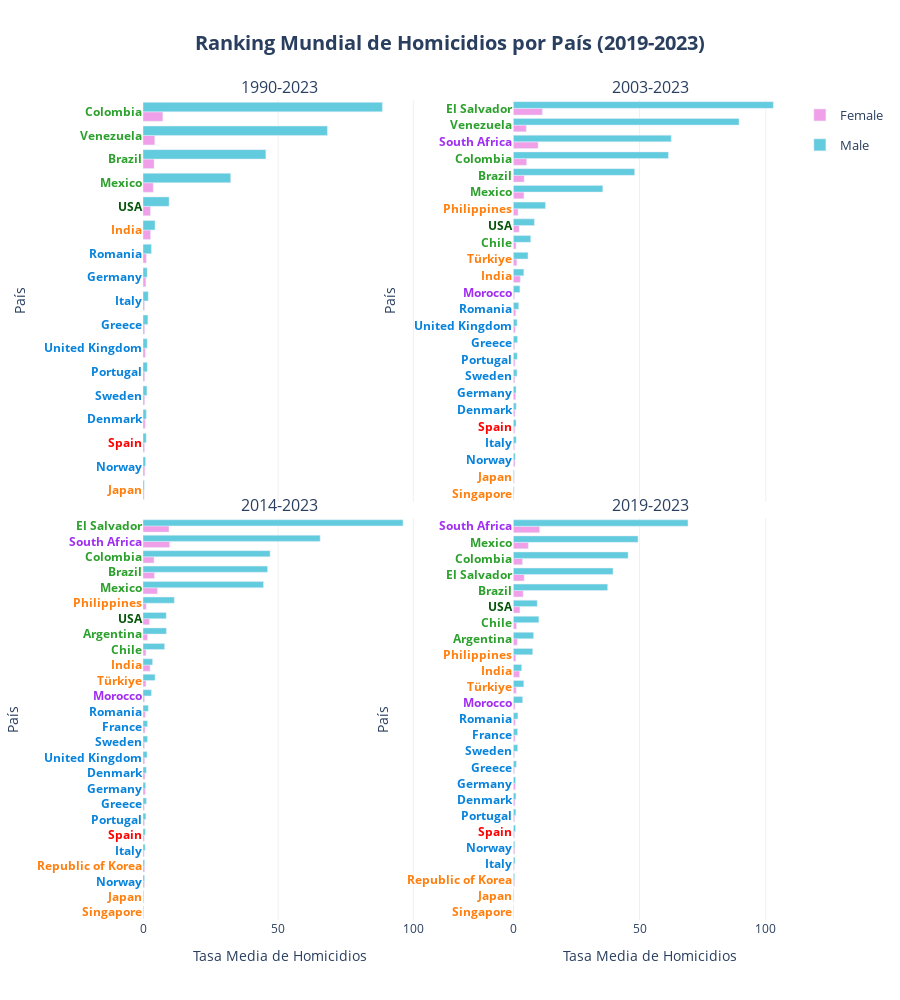

The notebook cell saved with this chart:
### Code cell
barplot(
    df = df_ranking_combined['country'], 
    x='mean_homicides_rate', 
    y='Country', 
    height=1000,
    reverse_y_order=False,
    orientation='h', 
    color='Sex', 
    facet_col='Periodo',
    cols_wrap=2, 
    vertical_spacing = 0.02,
    #barmode='group',
    yticks_color_column='Region_2',
    yticks_color_map=COLOR_MAP['Region_2'],
    color_discrete_map=COLOR_MAP['Sex'], 
    #category_orders=CATEGORY_ORDERS,
    hover_data=HOVER_DATA['ranking_country'], 
    labels=LABELS['ranking'],
    hovertemplate=HOVER_TEMPLATES['ranking_country'],
    title=f"Ranking Mundial de Homicidios por País ({initial_year}-2023)",
    plot_save_path=os.path.join(PROJECT_PATH, 'plots', f'{initial_year}_2023_' + PLOT_FILENAME['ranking_country']), 
    show=True
    )

### Figure 1 — Plotly figure (JSON) as saved in the notebook; plotly's stock layout.template omitted (floating-point values rounded to 4 significant figures)
{"data": [{"cliponaxis": false, "customdata": [["Asia"], ["Europe"], ["Spain"], ["Europe"], ["Europe"], ["Europe"], ["Europe"], ["Europe"], ["Europe"], ["Europe"], ["Europe"], ["USA"], ["Asia"], ["Latam"], ["Latam"], ["Latam"], ["Latam"]], "hovertemplate": "<b style='font-size: 14px'>%{y}</b><br><br><b>Región:</b> %{customdata[0]}<br><b>Tasa Media de Homicidios:</b> %{x:.2f}<br><extra></extra>", "legendgroup": "Female", "marker": {"color": "#EFA0E8", "pattern": {"shape": ""}}, "name": "Female", "orientation": "h", "showlegend": true, "textangle": 0, "textfont": {"size": 12}, "textposition": "outside", "type": "bar", "x": [0.41, 0.55, 0.57, 0.61, 0.62, 0.64, 0.67, 0.8, 0.84, 1.06, 1.24, 2.74, 2.79, 3.79, 4.11, 4.35, 7.33], "xaxis": "x", "y": ["Japan", "Italy", "Spain", "Greece", "Sweden", "Portugal", "Norway", "Denmark", "United Kingdom", "Germany", "Romania", "USA", "India", "Mexico", "Brazil", "Venezuela", "Colombia"], "yaxis": "y"}, {"cliponaxis": false, "customdata": [["Asia"], ["Europe"], ["Spain"], ["Europe"], ["Europe"], ["Europe"], ["Europe"], ["Europe"], ["Europe"], ["Europe"], ["Europe"], ["Asia"], ["USA"], ["Latam"], ["Latam"], ["Latam"], ["Latam"]], "hovertemplate": "<b style='font-size: 14px'>%{y}</b><br><br><b>Región:</b> %{customdata[0]}<br><b>Tasa Media de Homicidios:</b> %{x:.2f}<br><extra></extra>", "legendgroup": "Male", "marker": {"color": "#62CBDE", "pattern": {"shape": ""}}, "name": "Male", "orientation": "h", "showlegend": true, "textangle": 0, "textfont": {"size": 12}, "textposition": "outside", "type": "bar", "x": [0.45, 0.94, 1.18, 1.21, 1.45, 1.54, 1.57, 1.59, 1.81, 1.93, 3.11, 4.44, 9.65, 32.43, 45.46, 68.22, 88.57], "xaxis": "x", "y": ["Japan", "Norway", "Spain", "Denmark", "Sweden", "Germany", "United Kingdom", "Portugal", "Greece", "Italy", "Romania", "India", "USA", "Mexico", "Brazil", "Venezuela", "Colombia"], "yaxis": "y"}, {"cliponaxis": false, "customdata": [["Asia"], ["Asia"], ["Europe"], ["Africa"], ["Europe"], ["Spain"], ["Europe"], ["Europe"], ["Europe"], ["Europe"], ["Europe"], ["Europe"], ["Europe"], ["Latam"], ["Asia"], ["Asia"], ["USA"], ["Asia"], ["Latam"], ["Latam"], ["Latam"], ["Latam"], ["Africa"], ["Latam"]], "hovertemplate": "<b style='font-size: 14px'>%{y}</b><br><br><b>Región:</b> %{customdata[0]}<br><b>Tasa Media de Homicidios:</b> %{x:.2f}<br><extra></extra>", "legendgroup": "Female", "marker": {"color": "#EFA0E8", "pattern": {"shape": ""}}, "name": "Female", "orientation": "h", "showlegend": false, "textangle": 0, "textfont": {"size": 12}, "textposition": "outside", "type": "bar", "x": [0.21, 0.36, 0.48, 0.5, 0.55, 0.57, 0.6, 0.65, 0.66, 0.67, 0.78, 0.9, 0.96, 1.09, 1.39, 1.88, 2.33, 2.77, 4.21, 4.31, 5.13, 5.3, 9.83, 11.51], "xaxis": "x2", "y": ["Singapore", "Japan", "Italy", "Morocco", "Greece", "Spain", "Sweden", "Portugal", "Norway", "Denmark", "United Kingdom", "Germany", "Romania", "Chile", "Türkiye", "Philippines", "USA", "India", "Mexico", "Brazil", "Venezuela", "Colombia", "South Africa", "El Salvador"], "yaxis": "y2"}, {"cliponaxis": false, "customdata": [["Asia"], ["Asia"], ["Europe"], ["Europe"], ["Spain"], ["Europe"], ["Europe"], ["Europe"], ["Europe"], ["Europe"], ["Europe"], ["Europe"], ["Africa"], ["Asia"], ["Asia"], ["Latam"], ["USA"], ["Asia"], ["Latam"], ["Latam"], ["Latam"], ["Africa"], ["Latam"], ["Latam"]], "hovertemplate": "<b style='font-size: 14px'>%{y}</b><br><br><b>Región:</b> %{customdata[0]}<br><b>Tasa Media de Homicidios:</b> %{x:.2f}<br><extra></extra>", "legendgroup": "Male", "marker": {"color": "#62CBDE", "pattern": {"shape": ""}}, "name": "Male", "orientation": "h", "showlegend": false, "textangle": 0, "textfont": {"size": 12}, "textposition": "outside", "type": "bar", "x": [0.32, 0.34, 0.77, 1.09, 1.09, 1.14, 1.15, 1.45, 1.5, 1.54, 1.66, 2.14, 2.61, 4.16, 5.81, 6.9, 8.36, 12.73, 35.45, 48.07, 61.44, 62.56, 89.4, 103.0], "xaxis": "x2", "y": ["Singapore", "Japan", "Norway", "Germany", "Spain", "Italy", "Denmark", "Sweden", "United Kingdom", "Portugal", "Greece", "Romania", "Morocco", "India", "Türkiye", "Chile", "USA", "Philippines", "Mexico", "Brazil", "Colombia", "South Africa", "Venezuela", "El Salvador"], "yaxis": "y2"}, {"cliponaxis": false, "customdata": [["Asia"], ["Asia"], ["Europe"], ["Europe"], ["Spain"], ["Europe"], ["Europe"], ["Europe"], ["Africa"], ["Asia"], ["Europe"], ["Europe"], ["Europe"], ["Europe"], ["Europe"], ["Latam"], ["Asia"], ["Asia"], ["Latam"], ["USA"], ["Asia"], ["Latam"], ["Latam"], ["Latam"], ["Latam"], ["Africa"]], "hovertemplate": "<b style='font-size: 14px'>%{y}</b><br><br><b>Región:</b> %{customdata[0]}<br><b>Tasa Media de Homicidios:</b> %{x:.2f}<br><extra></extra>", "legendgroup": "Female", "marker": {"color": "#EFA0E8", "pattern": {"shape": ""}}, "name": "Female", "orientation": "h", "showlegend": false, "textangle": 0, "textfont": {"size": 12}, "textposition": "outside", "type": "bar", "x": [0.17, 0.28, 0.42, 0.49, 0.49, 0.52, 0.54, 0.54, 0.59, 0.6, 0.63, 0.72, 0.76, 0.84, 0.85, 1.08, 1.09, 1.18, 1.65, 2.38, 2.62, 4.05, 4.23, 5.33, 9.61, 9.87], "xaxis": "x3", "y": ["Singapore", "Japan", "Italy", "Greece", "Spain", "Norway", "Sweden", "Portugal", "Morocco", "Republic of Korea", "United Kingdom", "Denmark", "France", "Romania", "Germany", "Chile", "Türkiye", "Philippines", "Argentina", "USA", "India", "Colombia", "Brazil", "Mexico", "El Salvador", "South Africa"], "yaxis": "y3"}, {"cliponaxis": false, "customdata": [["Asia"], ["Asia"], ["Europe"], ["Asia"], ["Europe"], ["Spain"], ["Europe"], ["Europe"], ["Europe"], ["Europe"], ["Europe"], ["Europe"], ["Europe"], ["Europe"], ["Africa"], ["Asia"], ["Asia"], ["Latam"], ["USA"], ["Latam"], ["Asia"], ["Latam"], ["Latam"], ["Latam"], ["Africa"], ["Latam"]], "hovertemplate": "<b style='font-size: 14px'>%{y}</b><br><br><b>Región:</b> %{customdata[0]}<br><b>Tasa Media de Homicidios:</b> %{x:.2f}<br><extra></extra>", "legendgroup": "Male", "marker": {"color": "#62CBDE", "pattern": {"shape": ""}}, "name": "Male", "orientation": "h", "showlegend": false, "textangle": 0, "textfont": {"size": 12}, "textposition": "outside", "type": "bar", "x": [0.2, 0.24, 0.57, 0.58, 0.8, 0.84, 0.96, 1.04, 1.23, 1.26, 1.5, 1.64, 1.66, 1.96, 3.1, 3.54, 4.45, 7.98, 8.59, 8.65, 11.58, 44.58, 46.08, 47.03, 65.54, 96.2], "xaxis": "x3", "y": ["Singapore", "Japan", "Norway", "Republic of Korea", "Italy", "Spain", "Germany", "Portugal", "Denmark", "Greece", "United Kingdom", "Sweden", "France", "Romania", "Morocco", "India", "Türkiye", "Chile", "USA", "Argentina", "Philippines", "Mexico", "Brazil", "Colombia", "South Africa", "El Salvador"], "yaxis": "y3"}, {"cliponaxis": false, "customdata": [["Asia"], ["Asia"], ["Europe"], ["Spain"], ["Europe"], ["Europe"], ["Asia"], ["Europe"], ["Europe"], ["Europe"], ["Africa"], ["Europe"], ["Europe"], ["Europe"], ["Asia"], ["Asia"], ["Latam"], ["Latam"], ["Asia"], ["USA"], ["Latam"], ["Latam"], ["Latam"], ["Latam"], ["Africa"]], "hovertemplate": "<b style='font-size: 14px'>%{y}</b><br><br><b>Región:</b> %{customdata[0]}<br><b>Tasa Media de Homicidios:</b> %{x:.2f}<br><extra></extra>", "legendgroup": "Female", "marker": {"color": "#EFA0E8", "pattern": {"shape": ""}}, "name": "Female", "orientation": "h", "showlegend": false, "textangle": 0, "textfont": {"size": 12}, "textposition": "outside", "type": "bar", "x": [0.13, 0.25, 0.39, 0.47, 0.49, 0.5, 0.51, 0.53, 0.59, 0.63, 0.66, 0.69, 0.77, 0.8, 0.98, 1.15, 1.29, 1.57, 2.48, 2.62, 3.64, 3.89, 4.31, 5.94, 10.42], "xaxis": "x4", "y": ["Singapore", "Japan", "Italy", "Spain", "Greece", "Sweden", "Republic of Korea", "Portugal", "Norway", "Denmark", "Morocco", "France", "Romania", "Germany", "Philippines", "Türkiye", "Chile", "Argentina", "India", "USA", "Colombia", "Brazil", "El Salvador", "Mexico", "South Africa"], "yaxis": "y4"}, {"cliponaxis": false, "customdata": [["Asia"], ["Asia"], ["Asia"], ["Europe"], ["Europe"], ["Spain"], ["Europe"], ["Europe"], ["Europe"], ["Europe"], ["Europe"], ["Europe"], ["Europe"], ["Asia"], ["Africa"], ["Asia"], ["Asia"], ["Latam"], ["USA"], ["Latam"], ["Latam"], ["Latam"], ["Latam"], ["Latam"], ["Africa"]], "hovertemplate": "<b style='font-size: 14px'>%{y}</b><br><br><b>Región:</b> %{customdata[0]}<br><b>Tasa Media de Homicidios:</b> %{x:.2f}<br><extra></extra>", "legendgroup": "Male", "marker": {"color": "#62CBDE", "pattern": {"shape": ""}}, "name": "Male", "orientation": "h", "showlegend": false, "textangle": 0, "textfont": {"size": 12}, "textposition": "outside", "type": "bar", "x": [0.14, 0.22, 0.52, 0.58, 0.67, 0.88, 0.9, 0.99, 1.03, 1.23, 1.69, 1.74, 1.81, 3.31, 3.71, 4.15, 7.68, 8.04, 9.48, 10.12, 37.35, 39.49, 45.47, 49.4, 69.19], "xaxis": "x4", "y": ["Singapore", "Japan", "Republic of Korea", "Norway", "Italy", "Spain", "Germany", "Portugal", "Denmark", "Greece", "France", "Sweden", "Romania", "India", "Morocco", "Türkiye", "Philippines", "Argentina", "USA", "Chile", "Brazil", "El Salvador", "Colombia", "Mexico", "South Africa"], "yaxis": "y4"}], "layout": {"annotations": [{"font": {"size": 16}, "showarrow": false, "text": "1990-2023", "x": 0.2125, "xanchor": "center", "xref": "paper", "y": 1, "yanchor": "bottom", "yref": "paper"}, {"font": {"size": 16}, "showarrow": false, "text": "2003-2023", "x": 0.7875, "xanchor": "center", "xref": "paper", "y": 1, "yanchor": "bottom", "yref": "paper"}, {"font": {"size": 16}, "showarrow": false, "text": "2014-2023", "x": 0.2125, "xanchor": "center", "xref": "paper", "y": 0.49, "yanchor": "bottom", "yref": "paper"}, {"font": {"size": 16}, "showarrow": false, "text": "2019-2023", "x": 0.7875, "xanchor": "center", "xref": "paper", "y": 0.49, "yanchor": "bottom", "yref": "paper"}], "height": 1000, "legend": {"font": {"size": 13}, "title": {"font": {"size": 15}}}, "plot_bgcolor": "white", "title": {"font": {"size": 20}, "text": "<b>Ranking Mundial de Homicidios por País (2019-2023)</b>", "x": 0.5, "xanchor": "center"}, "xaxis": {"anchor": "y", "domain": [0, 0.425], "gridcolor": "#f0f0f0", "matches": "x3", "showgrid": true, "showticklabels": false, "tickfont": {"size": 12}, "title": {"font": {"size": 14}}}, "xaxis2": {"anchor": "y2", "domain": [0.575, 1], "gridcolor": "#f0f0f0", "matches": "x4", "showgrid": true, "showticklabels": false, "tickfont": {"size": 12}, "title": {"font": {"size": 14}}}, "xaxis3": {"anchor": "y3", "domain": [0, 0.425], "gridcolor": "#f0f0f0", "showgrid": true, "tickfont": {"size": 12}, "title": {"font": {"size": 14}, "text": "Tasa Media de Homicidios"}}, "xaxis4": {"anchor": "y4", "domain": [0.575, 1], "gridcolor": "#f0f0f0", "showgrid": true, "tickfont": {"size": 12}, "title": {"font": {"size": 14}, "text": "Tasa Media de Homicidios"}}, "yaxis": {"anchor": "x", "automargin": true, "categoryarray": ["Japan", "Norway", "Spain", "Denmark", "Sweden", "Portugal", "United Kingdom", "Greece", "Italy", "Germany", "Romania", "India", "USA", "Mexico", "Brazil", "Venezuela", "Colombia"], "categoryorder": "array", "domain": [0.51, 1], "showgrid": false, "tickfont": {"size": 12}, "tickmode": "array", "ticktext": ["<span style='color:#ff7f0e; font-weight:bold'>Japan</span>", "<span style='color:#0883db; font-weight:bold'>Norway</span>", "<span style='color:#FF0000; font-weight:bold'>Spain</span>", "<span style='color:#0883db; font-weight:bold'>Denmark</span>", "<span style='color:#0883db; font-weight:bold'>Sweden</span>", "<span style='color:#0883db; font-weight:bold'>Portugal</span>", "<span style='color:#0883db; font-weight:bold'>United Kingdom</span>", "<span style='color:#0883db; font-weight:bold'>Greece</span>", "<span style='color:#0883db; font-weight:bold'>Italy</span>", "<span style='color:#0883db; font-weight:bold'>Germany</span>", "<span style='color:#0883db; font-weight:bold'>Romania</span>", "<span style='color:#ff7f0e; font-weight:bold'>India</span>", "<span style='color:#055509; font-weight:bold'>USA</span>", "<span style='color:#2ca02c; font-weight:bold'>Mexico</span>", "<span style='color:#2ca02c; font-weight:bold'>Brazil</span>", "<span style='color:#2ca02c; font-weight:bold'>Venezuela</span>", "<span style='color:#2ca02c; font-weight:bold'>Colombia</span>"], "tickvals": ["Japan", "Norway", "Spain", "Denmark", "Sweden", "Portugal", "United Kingdom", "Greece", "Italy", "Germany", "Romania", "India", "USA", "Mexico", "Brazil", "Venezuela", "Colombia"], "title": {"font": {"size": 14}, "text": "País"}, "type": "category"}, "yaxis2": {"anchor": "x2", "automargin": true, "categoryarray": ["Singapore", "Japan", "Norway", "Italy", "Spain", "Denmark", "Germany", "Sweden", "Portugal", "Greece", "United Kingdom", "Romania", "Morocco", "India", "Türkiye", "Chile", "USA", "Philippines", "Mexico", "Brazil", "Colombia", "South Africa", "Venezuela", "El Salvador"], "categoryorder": "array", "domain": [0.51, 1], "showgrid": false, "tickfont": {"size": 12}, "tickmode": "array", "ticktext": ["<span style='color:#ff7f0e; font-weight:bold'>Singapore</span>", "<span style='color:#ff7f0e; font-weight:bold'>Japan</span>", "<span style='color:#0883db; font-weight:bold'>Norway</span>", "<span style='color:#0883db; font-weight:bold'>Italy</span>", "<span style='color:#FF0000; font-weight:bold'>Spain</span>", "<span style='color:#0883db; font-weight:bold'>Denmark</span>", "<span style='color:#0883db; font-weight:bold'>Germany</span>", "<span style='color:#0883db; font-weight:bold'>Sweden</span>", "<span style='color:#0883db; font-weight:bold'>Portugal</span>", "<span style='color:#0883db; font-weight:bold'>Greece</span>", "<span style='color:#0883db; font-weight:bold'>United Kingdom</span>", "<span style='color:#0883db; font-weight:bold'>Romania</span>", "<span style='color:#a02ff1; font-weight:bold'>Morocco</span>", "<span style='color:#ff7f0e; font-weight:bold'>India</span>", "<span style='color:#ff7f0e; font-weight:bold'>Türkiye</span>", "<span style='color:#2ca02c; font-weight:bold'>Chile</span>", "<span style='color:#055509; font-weight:bold'>USA</span>", "<span style='color:#ff7f0e; font-weight:bold'>Philippines</span>", "<span style='color:#2ca02c; font-weight:bold'>Mexico</span>", "<span style='color:#2ca02c; font-weight:bold'>Brazil</span>", "<span style='color:#2ca02c; font-weight:bold'>Colombia</span>", "<span style='color:#a02ff1; font-weight:bold'>South Africa</span>", "<span style='color:#2ca02c; font-weight:bold'>Venezuela</span>", "<span style='color:#2ca02c; font-weight:bold'>El Salvador</span>"], "tickvals": ["Singapore", "Japan", "Norway", "Italy", "Spain", "Denmark", "Germany", "Sweden", "Portugal", "Greece", "United Kingdom", "Romania", "Morocco", "India", "Türkiye", "Chile", "USA", "Philippines", "Mexico", "Brazil", "Colombia", "South Africa", "Venezuela", "El Salvador"], "title": {"font": {"size": 14}, "text": "País"}, "type": "category"}, "yaxis3": {"anchor": "x3", "automargin": true, "categoryarray": ["Singapore", "Japan", "Norway", "Republic of Korea", "Italy", "Spain", "Portugal", "Greece", "Germany", "Denmark", "United Kingdom", "Sweden", "France", "Romania", "Morocco", "Türkiye", "India", "Chile", "Argentina", "USA", "Philippines", "Mexico", "Brazil", "Colombia", "South Africa", "El Salvador"], "categoryorder": "array", "domain": [0, 0.49], "showgrid": false, "tickfont": {"size": 12}, "tickmode": "array", "ticktext": ["<span style='color:#ff7f0e; font-weight:bold'>Singapore</span>", "<span style='color:#ff7f0e; font-weight:bold'>Japan</span>", "<span style='color:#0883db; font-weight:bold'>Norway</span>", "<span style='color:#ff7f0e; font-weight:bold'>Republic of Korea</span>", "<span style='color:#0883db; font-weight:bold'>Italy</span>", "<span style='color:#FF0000; font-weight:bold'>Spain</span>", "<span style='color:#0883db; font-weight:bold'>Portugal</span>", "<span style='color:#0883db; font-weight:bold'>Greece</span>", "<span style='color:#0883db; font-weight:bold'>Germany</span>", "<span style='color:#0883db; font-weight:bold'>Denmark</span>", "<span style='color:#0883db; font-weight:bold'>United Kingdom</span>", "<span style='color:#0883db; font-weight:bold'>Sweden</span>", "<span style='color:#0883db; font-weight:bold'>France</span>", "<span style='color:#0883db; font-weight:bold'>Romania</span>", "<span style='color:#a02ff1; font-weight:bold'>Morocco</span>", "<span style='color:#ff7f0e; font-weight:bold'>Türkiye</span>", "<span style='color:#ff7f0e; font-weight:bold'>India</span>", "<span style='color:#2ca02c; font-weight:bold'>Chile</span>", "<span style='color:#2ca02c; font-weight:bold'>Argentina</span>", "<span style='color:#055509; font-weight:bold'>USA</span>", "<span style='color:#ff7f0e; font-weight:bold'>Philippines</span>", "<span style='color:#2ca02c; font-weight:bold'>Mexico</span>", "<span style='color:#2ca02c; font-weight:bold'>Brazil</span>", "<span style='color:#2ca02c; font-weight:bold'>Colombia</span>", "<span style='color:#a02ff1; font-weight:bold'>South Africa</span>", "<span style='color:#2ca02c; font-weight:bold'>El Salvador</span>"], "tickvals": ["Singapore", "Japan", "Norway", "Republic of Korea", "Italy", "Spain", "Portugal", "Greece", "Germany", "Denmark", "United Kingdom", "Sweden", "France", "Romania", "Morocco", "Türkiye", "India", "Chile", "Argentina", "USA", "Philippines", "Mexico", "Brazil", "Colombia", "South Africa", "El Salvador"], "title": {"font": {"size": 14}, "text": "País"}, "type": "category"}, "yaxis4": {"anchor": "x4", "automargin": true, "categoryarray": ["Singapore", "Japan", "Republic of Korea", "Italy", "Norway", "Spain", "Portugal", "Denmark", "Germany", "Greece", "Sweden", "France", "Romania", "Morocco", "Türkiye", "India", "Philippines", "Argentina", "Chile", "USA", "Brazil", "El Salvador", "Colombia", "Mexico", "South Africa"], "categoryorder": "array", "domain": [0, 0.49], "showgrid": false, "tickfont": {"size": 12}, "tickmode": "array", "ticktext": ["<span style='color:#ff7f0e; font-weight:bold'>Singapore</span>", "<span style='color:#ff7f0e; font-weight:bold'>Japan</span>", "<span style='color:#ff7f0e; font-weight:bold'>Republic of Korea</span>", "<span style='color:#0883db; font-weight:bold'>Italy</span>", "<span style='color:#0883db; font-weight:bold'>Norway</span>", "<span style='color:#FF0000; font-weight:bold'>Spain</span>", "<span style='color:#0883db; font-weight:bold'>Portugal</span>", "<span style='color:#0883db; font-weight:bold'>Denmark</span>", "<span style='color:#0883db; font-weight:bold'>Germany</span>", "<span style='color:#0883db; font-weight:bold'>Greece</span>", "<span style='color:#0883db; font-weight:bold'>Sweden</span>", "<span style='color:#0883db; font-weight:bold'>France</span>", "<span style='color:#0883db; font-weight:bold'>Romania</span>", "<span style='color:#a02ff1; font-weight:bold'>Morocco</span>", "<span style='color:#ff7f0e; font-weight:bold'>Türkiye</span>", "<span style='color:#ff7f0e; font-weight:bold'>India</span>", "<span style='color:#ff7f0e; font-weight:bold'>Philippines</span>", "<span style='color:#2ca02c; font-weight:bold'>Argentina</span>", "<span style='color:#2ca02c; font-weight:bold'>Chile</span>", "<span style='color:#055509; font-weight:bold'>USA</span>", "<span style='color:#2ca02c; font-weight:bold'>Brazil</span>", "<span style='color:#2ca02c; font-weight:bold'>El Salvador</span>", "<span style='color:#2ca02c; font-weight:bold'>Colombia</span>", "<span style='color:#2ca02c; font-weight:bold'>Mexico</span>", "<span style='color:#a02ff1; font-weight:bold'>South Africa</span>"], "tickvals": ["Singapore", "Japan", "Republic of Korea", "Italy", "Norway", "Spain", "Portugal", "Denmark", "Germany", "Greece", "Sweden", "France", "Romania", "Morocco", "Türkiye", "India", "Philippines", "Argentina", "Chile", "USA", "Brazil", "El Salvador", "Colombia", "Mexico", "South Africa"], "title": {"font": {"size": 14}, "text": "País"}, "type": "category"}}}
